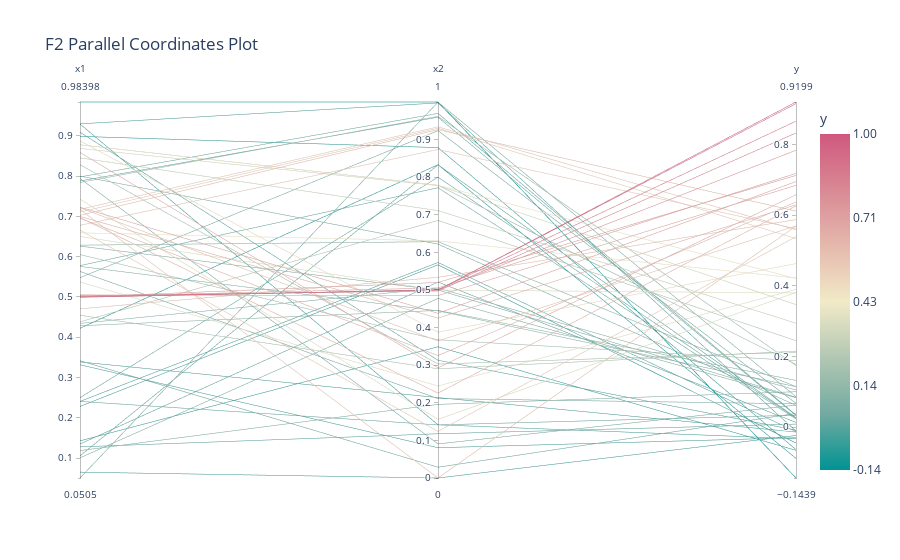

Notebook cell for this chart:
### Code cell
plot_parallel_coordinates(df, 'y', "F2 Parallel Coordinates Plot")
print_timestamp()
